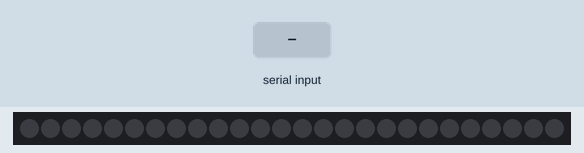
The sketch below on a simulated Arduino Uno, built with avr-gcc and run on an emulated ATmega328P. Parts: 26 RGB LEDs in strip order, left to right. The inputs (shaded band) are chosen by the test bench. Dim RGB values are drawn brighter than linear.

Above: at 1.2 s.
1.3 s: "90,45,200\n" received over Serial
At 1.8 s:
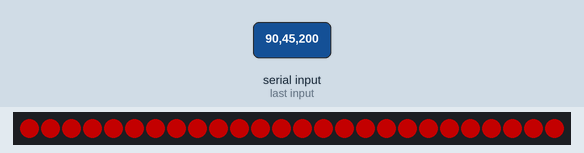
2.8 s: "30,150,10\n" received over Serial
Timing chart, 0 to 5.8 s (numbered marks = the images above; inputs shaded):
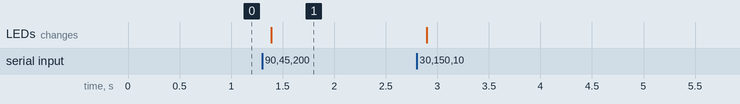

The sketch:

ws2812_controller.ino
```cpp
#include <Adafruit_NeoPixel.h>

#define PIN            2
#define NUMPIXELS      26

Adafruit_NeoPixel pixels = Adafruit_NeoPixel(NUMPIXELS, PIN, NEO_GRB + NEO_KHZ800);

//int delayval = 100;
int led = 2;
int R;
int G;
int B;


void setup()
{
  Serial.begin(9600);
  Serial.setTimeout(50);
  pixels.begin();
  pinMode(led, OUTPUT);
}

void loop()
{
  if (Serial.available() > 0)
    {
      String buffString = Serial.readString();
      byte dividerIndexOne = buffString.indexOf('A');
      byte dividerIndexTwo = buffString.indexOf('B');
      String buffR = buffString.substring(0, dividerIndexOne);
      String buffG = buffString.substring(dividerIndexOne + 1);
      String buffB = buffString.substring(dividerIndexTwo + 1);

      R = buffR.toInt();
      G = buffG.toInt();
      B = buffB.toInt();
    }

  for(int i=0;i<NUMPIXELS;i++){

    pixels.setPixelColor(i, pixels.Color(R,G,B)); // Moderately bright green color.

    pixels.show(); // This sends the updated pixel color to the hardware.

   // delay(delayval); // Delay for a period of time (in milliseconds).
}
}
```

Measured:
- after the input at 1.3 s, the LEDs: change after 0.09 s (image 1)
